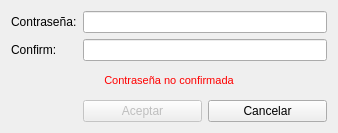
<?xml version="1.0" encoding="UTF-8"?>
<ui version="4.0">
 <class>NewPasswordDialog</class>
 <widget class="QDialog" name="NewPasswordDialog">
  <property name="geometry">
   <rect>
    <x>0</x>
    <y>0</y>
    <width>338</width>
    <height>133</height>
   </rect>
  </property>
  <property name="sizePolicy">
   <sizepolicy hsizetype="Fixed" vsizetype="Fixed">
    <horstretch>0</horstretch>
    <verstretch>0</verstretch>
   </sizepolicy>
  </property>
  <property name="windowTitle">
   <string>Insertar contraseña</string>
  </property>
  <layout class="QGridLayout" name="gridLayout">
   <item row="3" column="1">
    <widget class="QPushButton" name="m_okButton">
     <property name="enabled">
      <bool>false</bool>
     </property>
     <property name="text">
      <string>Aceptar</string>
     </property>
     <property name="default">
      <bool>true</bool>
     </property>
    </widget>
   </item>
   <item row="3" column="2">
    <widget class="QPushButton" name="m_cancelButton">
     <property name="text">
      <string>Cancelar</string>
     </property>
    </widget>
   </item>
   <item row="0" column="0">
    <widget class="QLabel" name="label">
     <property name="sizePolicy">
      <sizepolicy hsizetype="Maximum" vsizetype="Preferred">
       <horstretch>0</horstretch>
       <verstretch>0</verstretch>
      </sizepolicy>
     </property>
     <property name="text">
      <string>Contraseña:</string>
     </property>
    </widget>
   </item>
   <item row="0" column="1" colspan="2">
    <widget class="QLineEdit" name="m_passwordEdit">
     <property name="sizePolicy">
      <sizepolicy hsizetype="Expanding" vsizetype="Fixed">
       <horstretch>0</horstretch>
       <verstretch>0</verstretch>
      </sizepolicy>
     </property>
     <property name="echoMode">
      <enum>QLineEdit::Password</enum>
     </property>
    </widget>
   </item>
   <item row="1" column="1" colspan="2">
    <widget class="QLineEdit" name="m_passwordConfirmationEdit">
     <property name="echoMode">
      <enum>QLineEdit::Password</enum>
     </property>
    </widget>
   </item>
   <item row="1" column="0">
    <widget class="QLabel" name="label_2">
     <property name="sizePolicy">
      <sizepolicy hsizetype="Maximum" vsizetype="Preferred">
       <horstretch>0</horstretch>
       <verstretch>0</verstretch>
      </sizepolicy>
     </property>
     <property name="text">
      <string>Confirm:</string>
     </property>
    </widget>
   </item>
   <item row="2" column="0" colspan="3">
    <widget class="QLabel" name="m_errorLabel">
     <property name="styleSheet">
      <string notr="true">color: #ff0000; font: 11px;</string>
     </property>
     <property name="text">
      <string>Contraseña no confirmada</string>
     </property>
     <property name="alignment">
      <set>Qt::AlignCenter</set>
     </property>
    </widget>
   </item>
  </layout>
 </widget>
 <tabstops>
  <tabstop>m_passwordEdit</tabstop>
  <tabstop>m_passwordConfirmationEdit</tabstop>
  <tabstop>m_okButton</tabstop>
  <tabstop>m_cancelButton</tabstop>
 </tabstops>
 <resources/>
 <connections>
  <connection>
   <sender>m_okButton</sender>
   <signal>clicked()</signal>
   <receiver>NewPasswordDialog</receiver>
   <slot>accept()</slot>
   <hints>
    <hint type="sourcelabel">
     <x>147</x>
     <y>102</y>
    </hint>
    <hint type="destinationlabel">
     <x>147</x>
     <y>63</y>
    </hint>
   </hints>
  </connection>
  <connection>
   <sender>m_cancelButton</sender>
   <signal>clicked()</signal>
   <receiver>NewPasswordDialog</receiver>
   <slot>reject()</slot>
   <hints>
    <hint type="sourcelabel">
     <x>241</x>
     <y>102</y>
    </hint>
    <hint type="destinationlabel">
     <x>147</x>
     <y>63</y>
    </hint>
   </hints>
  </connection>
  <connection>
   <sender>m_passwordEdit</sender>
   <signal>textChanged(QString)</signal>
   <receiver>NewPasswordDialog</receiver>
   <slot>checkPassword(QString)</slot>
   <hints>
    <hint type="sourcelabel">
     <x>206</x>
     <y>25</y>
    </hint>
    <hint type="destinationlabel">
     <x>168</x>
     <y>64</y>
    </hint>
   </hints>
  </connection>
  <connection>
   <sender>m_passwordConfirmationEdit</sender>
   <signal>textChanged(QString)</signal>
   <receiver>NewPasswordDialog</receiver>
   <slot>checkPassword(QString)</slot>
   <hints>
    <hint type="sourcelabel">
     <x>206</x>
     <y>64</y>
    </hint>
    <hint type="destinationlabel">
     <x>168</x>
     <y>64</y>
    </hint>
   </hints>
  </connection>
 </connections>
 <slots>
  <slot>checkPassword(QString)</slot>
 </slots>
</ui>
